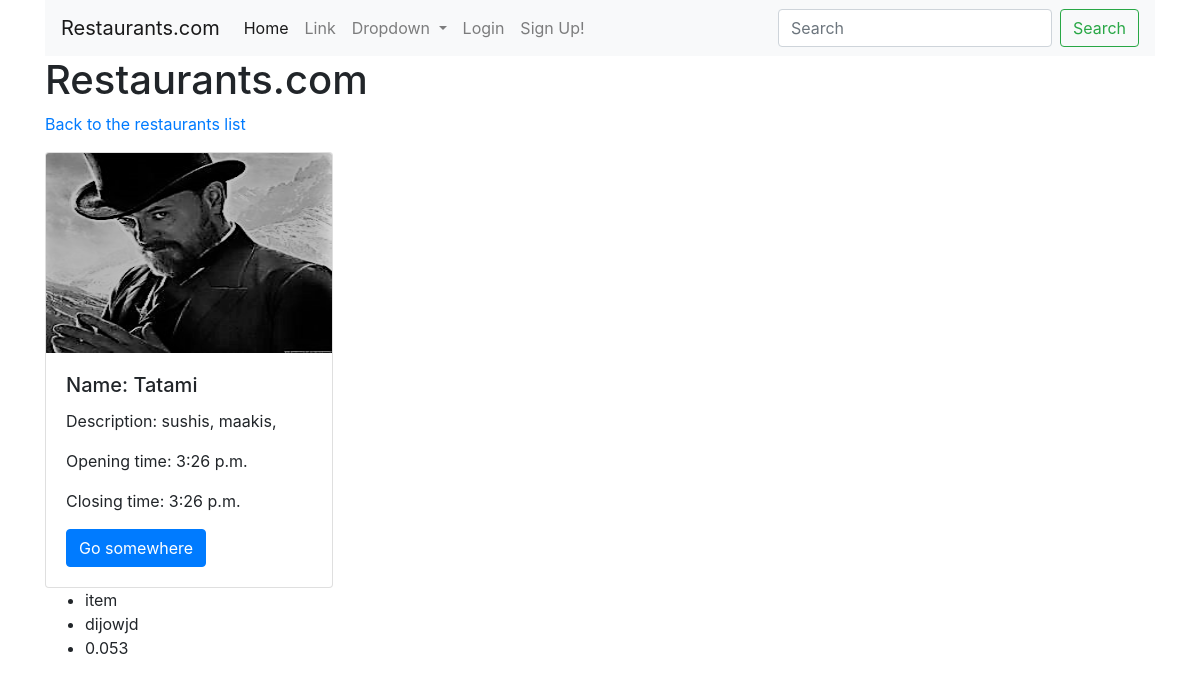
The page /restaurant_detail/13/ on the database as committed earlier.
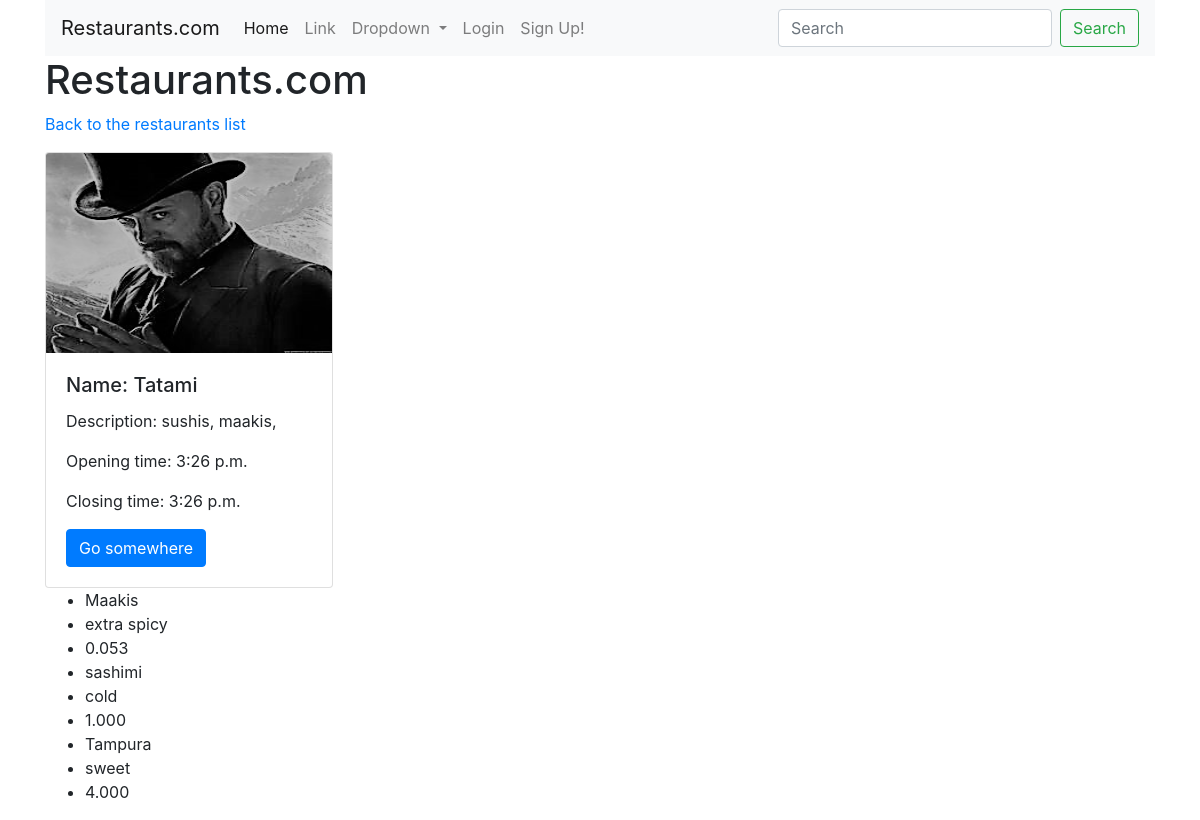
The same page on the database as committed later.
### restaurants/models.py (models this page shows, shortened)
class Item(models.Model):
	name = models.CharField(max_length=225)
	description = models.TextField()
	price = models.DecimalField(max_digits=6, decimal_places=3)
	restaurant = models.ForeignKey(Restaurant, on_delete=models.CASCADE)

### restaurants/views.py (the view)
# urls.py: path('restaurant_detail/<int:restaurant_id>/', views.detail, name="restaurant_detail"),
def detail(request, restaurant_id):
	restaurant_obj = Restaurant.objects.get(id=restaurant_id)
	items = Item.objects.filter(restaurant=restaurant_obj)
	context = {
	"restaurant_detail": restaurant_obj,
	"items": items
	}
	return render(request, 'restaurant_detail.html', context)

### restaurants/templates/restaurant_detail.html (shortened to what this page needs)
{% extends "base.html" %}
{% block stuff %}
	<a href="{% url 'restaurants_list' %}">
	<p>
		Back to the restaurants list
	</p>
	</a>
	<div class="card" style="width: 18rem;">
			{% if restaurant_detail.image %}
				<img height="200px" width="200px" class="card-img-top" src="{{restaurant_detail.image.url}}" alt="Card image cap">
			{% endif %}
  	<div class="card-body">
    <h5 class="card-title">Name: {{restaurant_detail.name}}</h5>
    <p class="card-text">Description: {{restaurant_detail.description}}</p>
    <p class="card-text">Opening time: {{restaurant_detail.opening_time}}</p>
    <p class="card-text">Closing time: {{restaurant_detail.closing_time}}</p>
    <a href="#" class="btn btn-primary">Go somewhere</a>
  	</div>
	</div>
	<ul>
		{% for item in items %}
		<li>{{item.name}}</li>
		<li>{{item.description}}</li>
		<li>{{item.price}}</li>
		{% endfor %}
	</ul>
{% endblock stuff %}

Rows that differ between the two databases and show on the page:
changed Item: name "item" → "Maakis"; description "dijowjd" → "extra spicy"
added Item: name "sashimi", description "cold", price "1.000"
added Item: name "Tampura", description "sweet", price "4.000"
